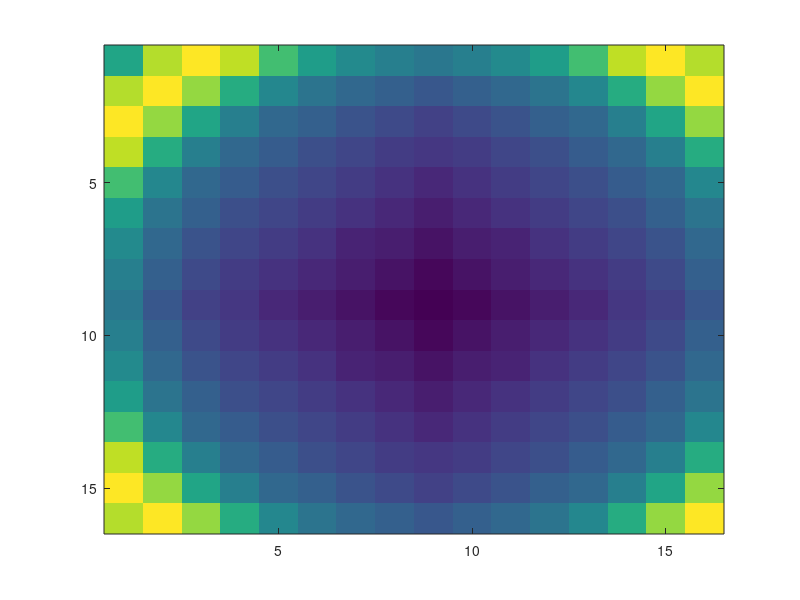
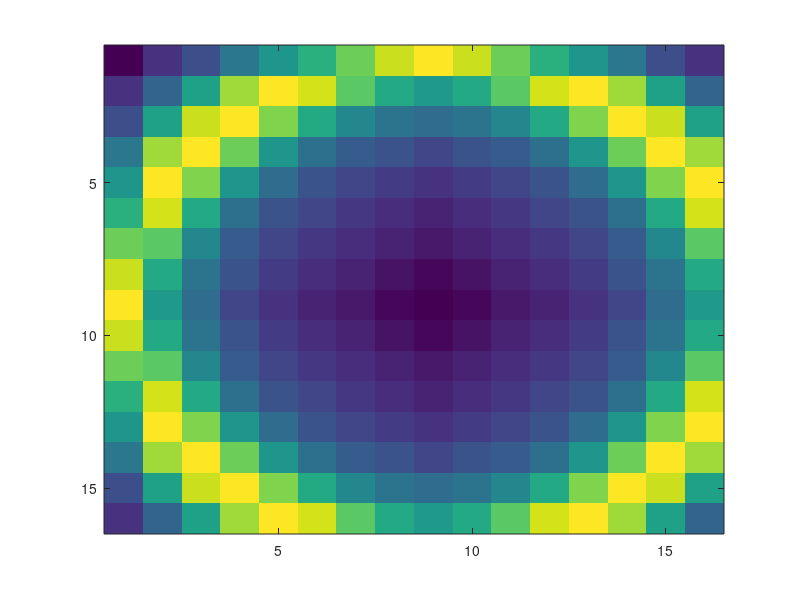
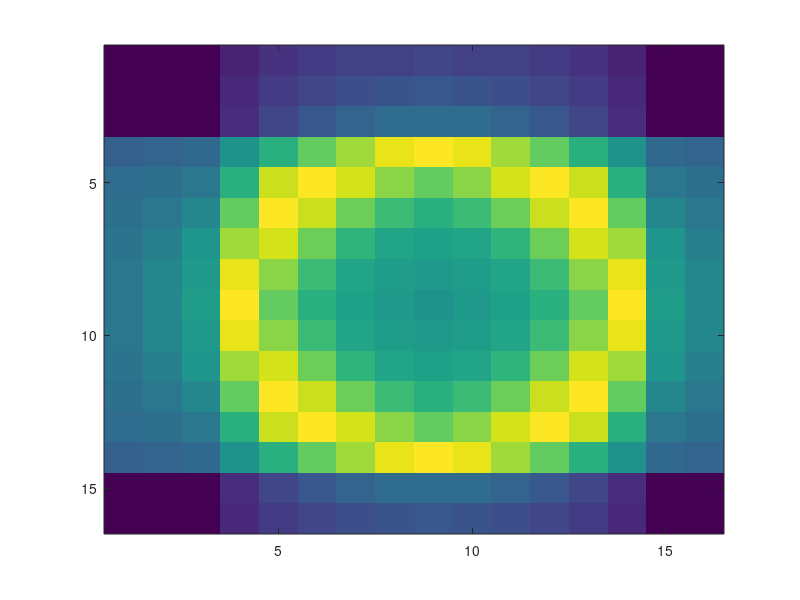
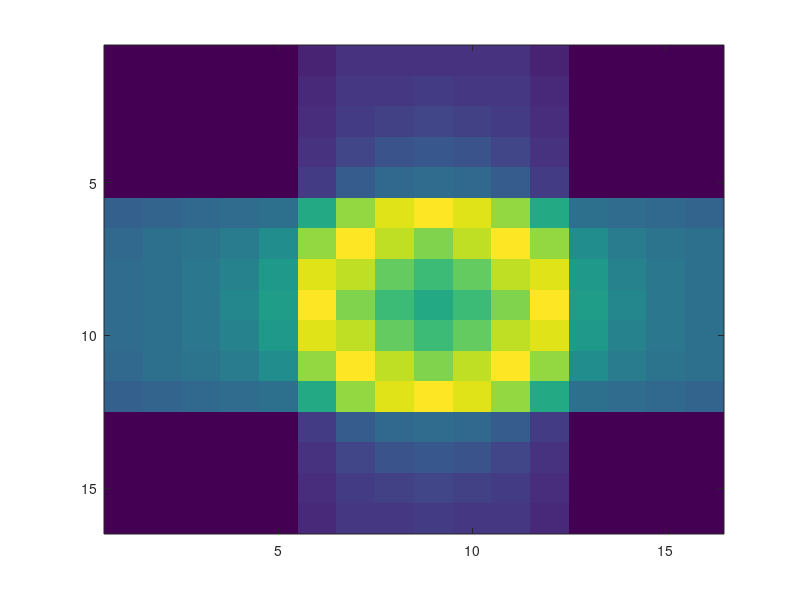

Recreate these plots in MATLAB, in order.
 template0 = [  2.089859  4.429524  5.446514  4.599628  3.014979  1.818745  1.157327  0.771443  0.512686  0.771443  1.157327  1.818745  3.014979  4.599628  5.446514  4.429524 ; 
 4.429524  5.420574  4.141308  2.315969  1.083547  0.429352  0.034065  -0.263241  -0.503913  -0.263241  0.034065  0.429352  1.083548  2.315969  4.141309  5.420574 ; 
 5.446514  4.141309  2.089859  0.750188  0.088626  -0.286922  -0.576905  -0.832456  -1.059106  -0.832456  -0.576905  -0.286922  0.088626  0.750188  2.089859  4.141309 ; 
 4.599627  2.315969  0.750188  -0.004891  -0.396049  -0.689046  -0.955281  -1.201014  -1.420742  -1.201014  -0.955281  -0.689046  -0.396049  -0.004892  0.750188  2.315968 ; 
 3.014980  1.083547  0.088626  -0.396049  -0.717965  -1.003231  -1.270501  -1.514954  -1.729710  -1.514954  -1.270501  -1.003231  -0.717965  -0.396049  0.088626  1.083547 ; 
 1.818745  0.429352  -0.286922  -0.689046  -1.003231  -1.293130  -1.562554  -1.805437  -2.015598  -1.805437  -1.562554  -1.293130  -1.003231  -0.689046  -0.286922  0.429352 ; 
 1.157327  0.034065  -0.576905  -0.955281  -1.270501  -1.562554  -1.831514  -2.071808  -2.278022  -2.071808  -1.831514  -1.562554  -1.270501  -0.955281  -0.576905  0.034066 ; 
 0.771443  -0.263240  -0.832457  -1.201014  -1.514954  -1.805437  -2.071808  -2.309092  -2.512399  -2.309092  -2.071809  -1.805437  -1.514954  -1.201014  -0.832457  -0.263241 ; 
 0.512686  -0.503914  -1.059106  -1.420742  -1.729710  -2.015597  -2.278022  -2.512399  -2.714088  -2.512399  -2.278022  -2.015597  -1.729710  -1.420742  -1.059106  -0.503914 ; 
 0.771443  -0.263240  -0.832457  -1.201014  -1.514954  -1.805437  -2.071808  -2.309092  -2.512399  -2.309092  -2.071808  -1.805437  -1.514954  -1.201015  -0.832457  -0.263241 ; 
 1.157327  0.034065  -0.576905  -0.955281  -1.270501  -1.562554  -1.831513  -2.071809  -2.278022  -2.071808  -1.831513  -1.562554  -1.270501  -0.955281  -0.576905  0.034066 ; 
 1.818745  0.429352  -0.286922  -0.689046  -1.003231  -1.293130  -1.562554  -1.805437  -2.015598  -1.805437  -1.562554  -1.293130  -1.003231  -0.689046  -0.286922  0.429352 ; 
 3.014980  1.083548  0.088626  -0.396049  -0.717965  -1.003231  -1.270501  -1.514954  -1.729710  -1.514954  -1.270501  -1.003231  -0.717965  -0.396049  0.088626  1.083548 ; 
 4.599627  2.315969  0.750188  -0.004892  -0.396049  -0.689046  -0.955281  -1.201014  -1.420742  -1.201015  -0.955281  -0.689046  -0.396049  -0.004892  0.750188  2.315969 ; 
 5.446514  4.141309  2.089859  0.750188  0.088626  -0.286922  -0.576905  -0.832457  -1.059106  -0.832457  -0.576905  -0.286922  0.088626  0.750188  2.089859  4.141309 ; 
 4.429524  5.420574  4.141308  2.315968  1.083547  0.429352  0.034066  -0.263241  -0.503913  -0.263241  0.034066  0.429352  1.083548  2.315969  4.141309  5.420574 ; 
 ];
figure;imagesc(template0);

 template1 = [  -3.358507  -2.319536  -1.527866  -0.461445  0.528553  1.340658  2.285081  3.424600  4.005031  3.424600  2.285081  1.340658  0.528553  -0.461445  -1.527866  -2.319536 ; 
 -2.319536  -1.026916  0.834347  2.947062  3.991216  3.442084  2.120348  1.109697  0.637722  1.109697  2.120348  3.442083  3.991216  2.947062  0.834348  -1.026916 ; 
 -1.527866  0.834347  3.390308  3.911624  2.605358  1.014401  0.006582  -0.504253  -0.781558  -0.504253  0.006583  1.014401  2.605359  3.911624  3.390308  0.834347 ; 
 -0.461445  2.947062  3.911624  2.321869  0.486928  -0.625980  -1.181613  -1.511078  -1.753855  -1.511078  -1.181613  -0.625980  0.486928  2.321869  3.911624  2.947062 ; 
 0.528553  3.991216  2.605358  0.486928  -0.819658  -1.439878  -1.780690  -2.042539  -2.271847  -2.042539  -1.780691  -1.439878  -0.819658  0.486928  2.605358  3.991216 ; 
 1.340658  3.442084  1.014401  -0.625981  -1.439878  -1.842763  -2.124168  -2.373717  -2.600764  -2.373717  -2.124168  -1.842763  -1.439878  -0.625981  1.014400  3.442083 ; 
 2.285081  2.120348  0.006582  -1.181613  -1.780691  -2.124168  -2.399630  -2.651273  -2.878440  -2.651273  -2.399630  -2.124168  -1.780691  -1.181613  0.006582  2.120348 ; 
 3.424600  1.109698  -0.504253  -1.511078  -2.042539  -2.373717  -2.651273  -2.904903  -3.131912  -2.904903  -2.651273  -2.373717  -2.042539  -1.511078  -0.504253  1.109698 ; 
 4.005031  0.637722  -0.781558  -1.753855  -2.271847  -2.600764  -2.878440  -3.131912  -3.358507  -3.131912  -2.878440  -2.600764  -2.271847  -1.753855  -0.781558  0.637722 ; 
 3.424600  1.109697  -0.504253  -1.511078  -2.042539  -2.373717  -2.651273  -2.904903  -3.131912  -2.904903  -2.651273  -2.373717  -2.042539  -1.511078  -0.504253  1.109697 ; 
 2.285081  2.120348  0.006583  -1.181613  -1.780691  -2.124168  -2.399630  -2.651273  -2.878440  -2.651273  -2.399630  -2.124168  -1.780691  -1.181613  0.006583  2.120348 ; 
 1.340658  3.442083  1.014402  -0.625981  -1.439878  -1.842763  -2.124168  -2.373717  -2.600764  -2.373717  -2.124168  -1.842763  -1.439879  -0.625981  1.014401  3.442083 ; 
 0.528553  3.991216  2.605359  0.486928  -0.819658  -1.439878  -1.780690  -2.042539  -2.271847  -2.042539  -1.780691  -1.439879  -0.819659  0.486928  2.605358  3.991216 ; 
 -0.461445  2.947062  3.911624  2.321869  0.486928  -0.625981  -1.181613  -1.511078  -1.753855  -1.511078  -1.181613  -0.625981  0.486928  2.321869  3.911624  2.947062 ; 
 -1.527866  0.834347  3.390308  3.911624  2.605358  1.014401  0.006582  -0.504253  -0.781558  -0.504253  0.006583  1.014401  2.605358  3.911624  3.390307  0.834347 ; 
 -2.319536  -1.026916  0.834346  2.947062  3.991216  3.442084  2.120348  1.109697  0.637722  1.109697  2.120348  3.442083  3.991216  2.947062  0.834347  -1.026915 ; 
 ];
figure;imagesc(template1);

 template2 = [  -6.249818  -6.249818  -6.249818  -4.931587  -4.297990  -4.073669  -3.890508  -3.753158  -3.701492  -3.753158  -3.890508  -4.073669  -4.297990  -4.931587  -6.249818  -6.249818 ; 
 -6.249818  -6.249818  -6.249818  -4.718240  -4.073669  -3.701492  -3.311710  -3.028564  -2.928146  -3.028564  -3.311710  -3.701492  -4.073669  -4.718240  -6.249818  -6.249818 ; 
 -6.249818  -6.249818  -6.249818  -4.505319  -3.701492  -2.928146  -2.286660  -1.933557  -1.827692  -1.933557  -2.286660  -2.928146  -3.701492  -4.505319  -6.249818  -6.249818 ; 
 -2.431587  -2.218240  -2.005319  0.153838  1.748003  3.220635  4.460938  5.665684  6.250182  5.665684  4.460938  3.220635  1.748003  0.153838  -2.005319  -2.218240 ; 
 -1.797990  -1.573670  -1.201492  1.748003  5.094436  6.250182  5.460467  4.094385  3.220635  4.094385  5.460467  6.250182  5.094436  1.748003  -1.201492  -1.573670 ; 
 -1.573670  -1.201492  -0.428146  3.220635  6.250182  5.094436  3.346652  2.224830  1.748003  2.224830  3.346652  5.094436  6.250182  3.220635  -0.428146  -1.201492 ; 
 -1.390508  -0.811710  0.213340  4.460938  5.460466  3.346652  1.871238  1.154383  0.838087  1.154383  1.871238  3.346652  5.460466  4.460938  0.213340  -0.811710 ; 
 -1.253158  -0.528564  0.566443  5.665684  4.094385  2.224830  1.154383  0.656832  0.399097  0.656832  1.154383  2.224831  4.094385  5.665684  0.566443  -0.528565 ; 
 -1.201492  -0.428146  0.672309  6.250182  3.220635  1.748003  0.838087  0.399097  0.153838  0.399097  0.838087  1.748003  3.220635  6.250182  0.672309  -0.428146 ; 
 -1.253158  -0.528564  0.566443  5.665684  4.094385  2.224830  1.154383  0.656832  0.399097  0.656832  1.154383  2.224831  4.094385  5.665684  0.566443  -0.528565 ; 
 -1.390508  -0.811710  0.213340  4.460938  5.460466  3.346652  1.871238  1.154384  0.838087  1.154384  1.871238  3.346652  5.460466  4.460938  0.213340  -0.811710 ; 
 -1.573670  -1.201492  -0.428146  3.220635  6.250182  5.094436  3.346652  2.224831  1.748003  2.224831  3.346652  5.094436  6.250182  3.220635  -0.428146  -1.201492 ; 
 -1.797990  -1.573670  -1.201492  1.748003  5.094436  6.250182  5.460467  4.094385  3.220635  4.094385  5.460467  6.250182  5.094436  1.748003  -1.201492  -1.573670 ; 
 -2.431587  -2.218240  -2.005319  0.153838  1.748003  3.220635  4.460938  5.665684  6.250182  5.665684  4.460938  3.220635  1.748003  0.153838  -2.005319  -2.218240 ; 
 -6.249818  -6.249818  -6.249818  -4.505319  -3.701492  -2.928146  -2.286660  -1.933557  -1.827692  -1.933557  -2.286660  -2.928146  -3.701492  -4.505319  -6.249818  -6.249818 ; 
 -6.249818  -6.249818  -6.249818  -4.718240  -4.073669  -3.701492  -3.311710  -3.028565  -2.928146  -3.028565  -3.311710  -3.701492  -4.073669  -4.718240  -6.249818  -6.249818 ; 
 ];
figure;imagesc(template2);

 template3 = [  -3.864142  -3.864142  -3.864142  -3.864142  -3.864142  -2.545911  -2.070217  -1.947704  -1.912314  -1.947704  -2.070217  -2.545911  -3.864142  -3.864142  -3.864142  -3.864142 ; 
 -3.864142  -3.864142  -3.864142  -3.864142  -3.864142  -2.332565  -1.863155  -1.731192  -1.687994  -1.731192  -1.863155  -2.332565  -3.864142  -3.864142  -3.864142  -3.864142 ; 
 -3.864142  -3.864142  -3.864142  -3.864142  -3.864142  -2.119643  -1.621974  -1.401166  -1.315816  -1.401166  -1.621974  -2.119643  -3.864142  -3.864142  -3.864142  -3.864142 ; 
 -3.864142  -3.864142  -3.864142  -3.864142  -3.864142  -1.912314  -1.177749  -0.710281  -0.542470  -0.710281  -1.177749  -1.912314  -3.864142  -3.864142  -3.864142  -3.864142 ; 
 -3.864142  -3.864142  -3.864142  -3.864142  -3.864142  -1.687994  -0.292266  0.375615  0.557984  0.375615  -0.292266  -1.687994  -3.864142  -3.864142  -3.864142  -3.864142 ; 
 -0.045911  0.167436  0.380357  0.587686  0.812006  3.732510  6.603597  8.038918  8.635858  8.038918  6.603597  3.732510  0.812006  0.587686  0.380357  0.167436 ; 
 0.429783  0.636845  0.878026  1.322251  2.207734  6.603597  8.563895  7.392996  6.152320  7.392996  8.563895  6.603597  2.207734  1.322251  0.878026  0.636845 ; 
 0.552296  0.768808  1.098834  1.789719  2.875615  8.038918  7.392996  5.639130  4.603659  5.639130  7.392996  8.038918  2.875615  1.789719  1.098834  0.768808 ; 
 0.587686  0.812006  1.184184  1.957530  3.057984  8.635858  6.152320  4.603659  3.732510  4.603659  6.152320  8.635858  3.057984  1.957530  1.184184  0.812006 ; 
 0.552296  0.768808  1.098834  1.789719  2.875615  8.038918  7.392996  5.639130  4.603659  5.639130  7.392996  8.038918  2.875615  1.789719  1.098834  0.768808 ; 
 0.429783  0.636845  0.878026  1.322251  2.207734  6.603597  8.563895  7.392996  6.152320  7.392996  8.563895  6.603597  2.207734  1.322251  0.878026  0.636845 ; 
 -0.045911  0.167436  0.380357  0.587686  0.812006  3.732510  6.603597  8.038918  8.635858  8.038918  6.603597  3.732510  0.812006  0.587686  0.380357  0.167436 ; 
 -3.864142  -3.864142  -3.864142  -3.864142  -3.864142  -1.687994  -0.292266  0.375615  0.557984  0.375615  -0.292266  -1.687994  -3.864142  -3.864142  -3.864142  -3.864142 ; 
 -3.864142  -3.864142  -3.864142  -3.864142  -3.864142  -1.912314  -1.177749  -0.710281  -0.542470  -0.710281  -1.177749  -1.912314  -3.864142  -3.864142  -3.864142  -3.864142 ; 
 -3.864142  -3.864142  -3.864142  -3.864142  -3.864142  -2.119643  -1.621974  -1.401166  -1.315816  -1.401166  -1.621974  -2.119643  -3.864142  -3.864142  -3.864142  -3.864142 ; 
 -3.864142  -3.864142  -3.864142  -3.864142  -3.864142  -2.332565  -1.863155  -1.731192  -1.687994  -1.731192  -1.863155  -2.332565  -3.864142  -3.864142  -3.864142  -3.864142 ; 
 ];
figure;imagesc(template3);

